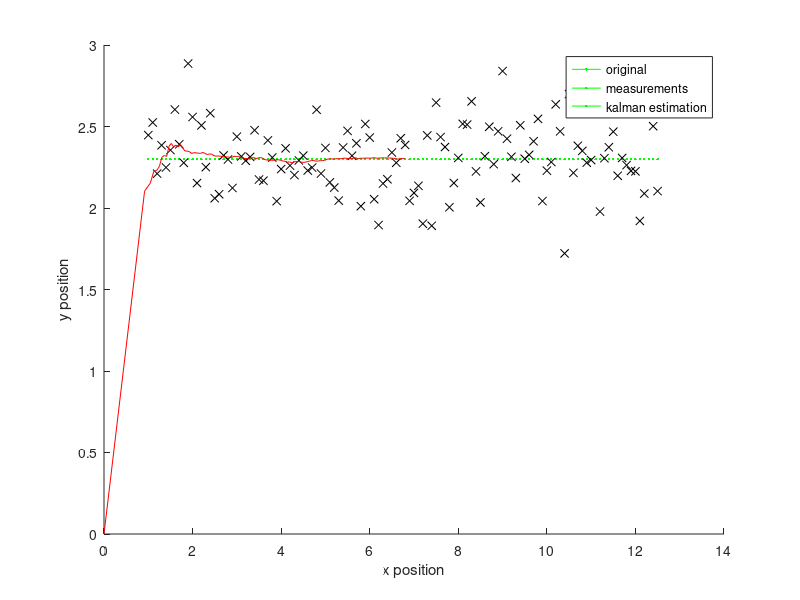

MATLAB code to generate this figure:
%tracking of mouse 2D-movement
%inspired on https://www.cs.utexas.edu/~teammco/misc/kalman_filter/
f=@(x) 2.3; %sin(x);
x=1:0.1:4*pi;
y=f(x);
measureNoise=randn(1,length(x))*0.2; %rng('default'); %for stable random seed
yMeasured=f(x)+measureNoise;
stateHist=zeros(2,length(x));

%inicialization
A=[1 0; %x 
   0 1]; %y
C=[1 0; 
   0 1];
state=[0;0];  stateHist(:,1)=state; 
P=eye(2,2)*1; 
I=eye(2,2);
Q=[0 0;  
   0 0]*0.2; %Covariation Matrix for Action Uncertainty
R=eye(2,2)*0.2; %Covariation Matrix for Sensor Noise

%simulation
for i=2:length(x)
    %prediction
    predictedState=A*state; % xNew = Ax + B*u
    Pnew=A*P*A'+Q;
    %correction
    actOutMeasure=[x(i); yMeasured(i)];
    L=Pnew*C'*inv(C*Pnew*C'+R);
    predictedOut = C*predictedState; % y = C*x + D*u;
    state=predictedState+L*(actOutMeasure-predictedOut); 
    P=(I-L*C)*Pnew;
    
    stateHist(:,i)=state;
end

hold on;
plot(x, y, 'g');
plot(x, yMeasured, 'kx');
plot(stateHist(1,:), stateHist(2,:), 'r');
legend('original', 'measurements', 'kalman estimation');
ylabel('y position'), xlabel('x position');
